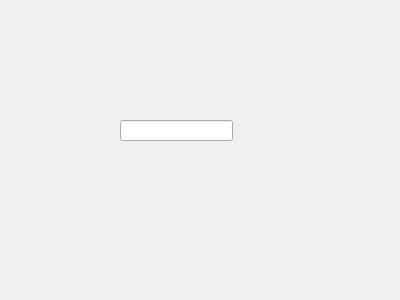
<?xml version="1.0" encoding="UTF-8"?>
<ui version="4.0">
 <class>WidgetClientBase</class>
 <widget class="QWidget" name="WidgetClientBase">
  <property name="geometry">
   <rect>
    <x>0</x>
    <y>0</y>
    <width>400</width>
    <height>300</height>
   </rect>
  </property>
  <property name="windowTitle">
   <string>Form</string>
  </property>
  <widget class="QLineEdit" name="lineEdit">
   <property name="geometry">
    <rect>
     <x>120</x>
     <y>120</y>
     <width>113</width>
     <height>21</height>
    </rect>
   </property>
  </widget>
 </widget>
 <resources/>
 <connections/>
</ui>
